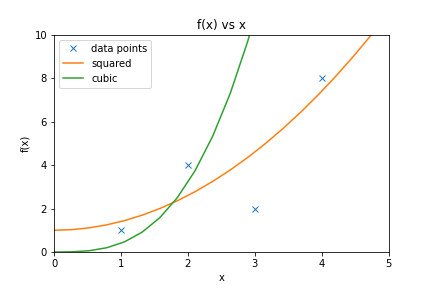

The Python source for this figure:
# -*- coding: utf-8 -*-

"""
Spyder Editor

Creates a simple example of a plot.
No input parameters are required.
"""

# import matplotlib
import matplotlib.pyplot as plt
import numpy as np

print("Hello!")


#--------------------------------------------
#---  Creates plot                        ---
#matplotlib.use('pdf')
fig, ax = plt.subplots(1,1)  # create plot object

#---  set plot parameters  ---
ax.axis([0, 5, 0, 10])
ax.set_xlabel("x")
ax.set_ylabel("f(x)")
ax.set_title("f(x) vs x")

#---  plot scatter points  ---
x1 = np.array([1, 2, 3, 4])   # x-values array
y1 = np.array([1, 4, 2, 8])   # y-values array
ax.plot(x1, y1, label='data points', linestyle='none', marker='x')  # plot points

#---  plot square function  ---
x2 = np.linspace(0, 5, 20)   # x-values array
y2 = 0.40 * x2**2 + 1.0      # y-values array from function
ax.plot(x2, y2, label='squared')   # plot line

#---  plot cubic function  ---
x = np.linspace(0, 5, 20)    # x-values array
ax.plot(x, 0.40*x**3, label='cubic')    # plot line, compute y values on the go 

ax.legend()   # add box with legends inside plotting area

plt.savefig('plot_example1.pdf')   # save pdf file
plt.savefig('plot_example1.png')   # save png file


